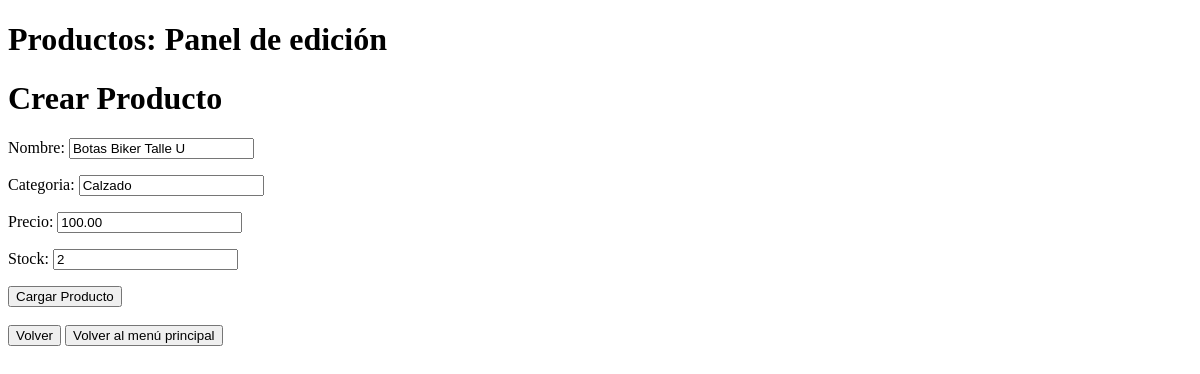
The page /Productos/update/2 on the database as committed earlier.
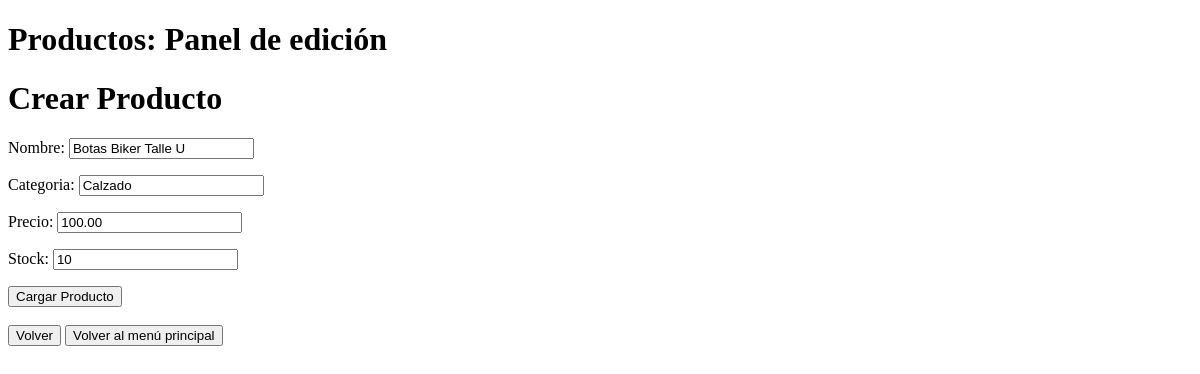
The same page on the database as committed later.
### Chicago/models.py (models this page shows, shortened)
class Producto(models.Model):
    nombre = models.CharField(max_length=200)
    categoria = models.CharField(max_length=100)
    precio = models.DecimalField(max_digits=10, decimal_places=2)
    stock = models.PositiveIntegerField()

### Chicago/Views_Models/Productos.py (the view)
# urls.py: path("Productos/update/<int:pk>", Productos.ProductoUpdateView.as_view(), name="Productos_update"),
class ProductoUpdateView(UpdateView):
    model= Producto
    form_class = ProductoForm
    success_url= reverse_lazy("Chicago:Productos_list")

### Chicago/forms.py
class ProductoForm(forms.ModelForm):
    class Meta:
        model = Producto
        fields = "__all__"

### Chicago/Templates/Chicago/Producto_form.html (shortened to what this page needs)
{% extends 'Chicago/Base.html' %}
{% block contenido %}
    {% if form.instance.pk %}
        <h1>Productos: Panel de edición</h1>
    {% else %}
        <h1>Productos: Registro de productos</h1>
    {% endif %}
<h1>Crear Producto</h1>
    <form method="post">
        {{ form.as_p }}
        <button type="submit">Cargar Producto</button>
    </form>
    <br>
    <a href="{% url 'Chicago:Productos_list' %}"><button>Volver</button></a>
    <a href="{% url 'Chicago:index' %}"><button>Volver al menú principal</button></a>
{% endblock contenido %}

Rows that differ between the two databases and show on the page:
changed Producto "Botas Biker Talle U": stock "2" → "10"
